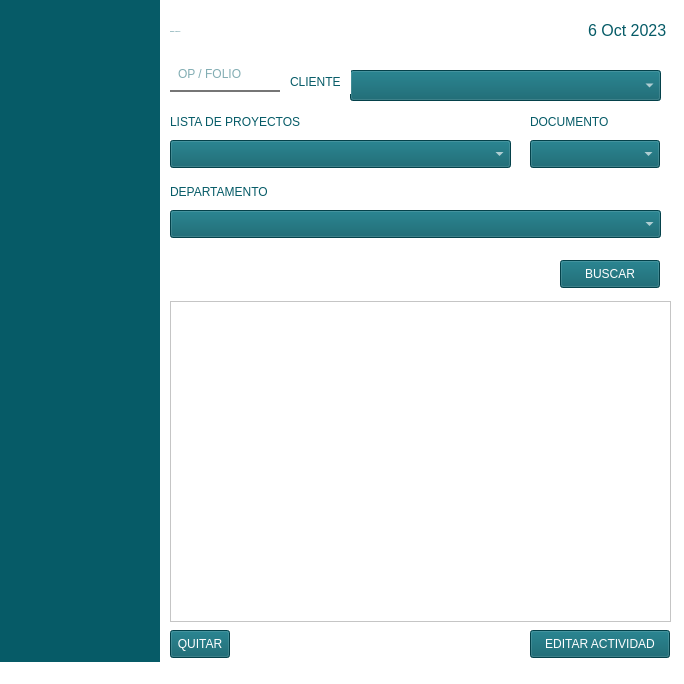
<?xml version="1.0" encoding="UTF-8"?>
<ui version="4.0">
 <class>vfm_registroActs</class>
 <widget class="QMainWindow" name="vfm_registroActs">
  <property name="geometry">
   <rect>
    <x>0</x>
    <y>0</y>
    <width>684</width>
    <height>684</height>
   </rect>
  </property>
  <property name="font">
   <font>
    <family>Arial</family>
    <pointsize>19</pointsize>
   </font>
  </property>
  <property name="windowTitle">
   <string>. . : : Actividades : : . .</string>
  </property>
  <property name="styleSheet">
   <string notr="true">background-color: rgb(255, 255, 255);</string>
  </property>
  <widget class="QWidget" name="vfm_registroActs_body">
   <widget class="QWidget" name="gridLayoutWidget">
    <property name="geometry">
     <rect>
      <x>0</x>
      <y>0</y>
      <width>2</width>
      <height>2</height>
     </rect>
    </property>
    <layout class="QGridLayout" name="gridLayout"/>
   </widget>
   <widget class="QLineEdit" name="txt_op">
    <property name="geometry">
     <rect>
      <x>170</x>
      <y>60</y>
      <width>110</width>
      <height>32</height>
     </rect>
    </property>
    <property name="font">
     <font>
      <pointsize>-1</pointsize>
     </font>
    </property>
    <property name="cursor">
     <cursorShape>IBeamCursor</cursorShape>
    </property>
    <property name="focusPolicy">
     <enum>Qt::WheelFocus</enum>
    </property>
    <property name="styleSheet">
     <string notr="true">width: 100%;
  padding: 6px;
  font-size: 12px;
  color: rgb(6, 91, 103);
  border: none;
  outline: none;
  background: transparent;
border-bottom: 2px solid rgb(118, 118, 118) ;
color: rgb(6, 91, 103);</string>
    </property>
    <property name="text">
     <string/>
    </property>
    <property name="frame">
     <bool>true</bool>
    </property>
    <property name="alignment">
     <set>Qt::AlignLeading|Qt::AlignLeft|Qt::AlignTop</set>
    </property>
    <property name="placeholderText">
     <string>OP / FOLIO</string>
    </property>
   </widget>
   <widget class="QFrame" name="frm_left">
    <property name="enabled">
     <bool>true</bool>
    </property>
    <property name="geometry">
     <rect>
      <x>0</x>
      <y>0</y>
      <width>160</width>
      <height>670</height>
     </rect>
    </property>
    <property name="styleSheet">
     <string notr="true">background-color: rgb(6, 91, 103);</string>
    </property>
    <layout class="QHBoxLayout" name="horizontalLayout">
     <item>
      <widget class="QLabel" name="lbl_logoAayn">
       <property name="styleSheet">
        <string notr="true">image: url(:/logoAayn/Logo_Verical_Blanco.png);
margin-top: -514px;</string>
       </property>
       <property name="text">
        <string/>
       </property>
       <property name="alignment">
        <set>Qt::AlignLeading|Qt::AlignLeft|Qt::AlignTop</set>
       </property>
      </widget>
     </item>
    </layout>
   </widget>
   <widget class="QLabel" name="lbl_nombre">
    <property name="geometry">
     <rect>
      <x>170</x>
      <y>20</y>
      <width>381</width>
      <height>24</height>
     </rect>
    </property>
    <property name="font">
     <font>
      <family>Arial</family>
      <pointsize>-1</pointsize>
      <weight>50</weight>
      <italic>false</italic>
      <bold>false</bold>
     </font>
    </property>
    <property name="focusPolicy">
     <enum>Qt::NoFocus</enum>
    </property>
    <property name="toolTip">
     <string/>
    </property>
    <property name="toolTipDuration">
     <number>1</number>
    </property>
    <property name="styleSheet">
     <string notr="true">font: 12px &quot;Arial&quot;;
color: rgb(6, 91, 103);
</string>
    </property>
    <property name="text">
     <string>NOMBRE  COMPLETO</string>
    </property>
   </widget>
   <widget class="QLabel" name="lbl_departamento">
    <property name="geometry">
     <rect>
      <x>170</x>
      <y>180</y>
      <width>100</width>
      <height>24</height>
     </rect>
    </property>
    <property name="font">
     <font>
      <pointsize>-1</pointsize>
     </font>
    </property>
    <property name="styleSheet">
     <string notr="true">  font-size: 12px;
color: rgb(6, 91, 103);;</string>
    </property>
    <property name="text">
     <string>DEPARTAMENTO</string>
    </property>
   </widget>
   <widget class="QPushButton" name="btn_actividad">
    <property name="geometry">
     <rect>
      <x>560</x>
      <y>260</y>
      <width>100</width>
      <height>28</height>
     </rect>
    </property>
    <property name="focusPolicy">
     <enum>Qt::WheelFocus</enum>
    </property>
    <property name="styleSheet">
     <string notr="true"> background:rgb(6, 91, 103);
color: rgb(255, 255, 255);</string>
    </property>
    <property name="text">
     <string>BUSCAR</string>
    </property>
   </widget>
   <widget class="QPushButton" name="btn_editar">
    <property name="geometry">
     <rect>
      <x>530</x>
      <y>630</y>
      <width>140</width>
      <height>28</height>
     </rect>
    </property>
    <property name="font">
     <font>
      <family>Arial</family>
     </font>
    </property>
    <property name="focusPolicy">
     <enum>Qt::WheelFocus</enum>
    </property>
    <property name="styleSheet">
     <string notr="true">color: rgb(255, 255, 255);
 background: rgb(6, 91, 103);
</string>
    </property>
    <property name="text">
     <string>EDITAR ACTIVIDAD</string>
    </property>
   </widget>
   <widget class="QPushButton" name="btn_quitar">
    <property name="geometry">
     <rect>
      <x>170</x>
      <y>630</y>
      <width>60</width>
      <height>28</height>
     </rect>
    </property>
    <property name="font">
     <font>
      <family>Arial</family>
     </font>
    </property>
    <property name="focusPolicy">
     <enum>Qt::WheelFocus</enum>
    </property>
    <property name="styleSheet">
     <string notr="true">color: rgb(255,255,255);
 background: rgb(6, 91, 103);</string>
    </property>
    <property name="text">
     <string>QUITAR</string>
    </property>
   </widget>
   <widget class="QComboBox" name="cbb_departamento">
    <property name="geometry">
     <rect>
      <x>170</x>
      <y>210</y>
      <width>491</width>
      <height>28</height>
     </rect>
    </property>
    <property name="font">
     <font>
      <family>Arial</family>
      <pointsize>12</pointsize>
     </font>
    </property>
    <property name="styleSheet">
     <string notr="true"> color: rgb(255, 255, 255);
    background-color: rgb(6, 91, 103);</string>
    </property>
   </widget>
   <widget class="QTableView" name="tbl_actividad">
    <property name="enabled">
     <bool>true</bool>
    </property>
    <property name="geometry">
     <rect>
      <x>170</x>
      <y>301</y>
      <width>501</width>
      <height>321</height>
     </rect>
    </property>
    <property name="font">
     <font>
      <family>Lucida Sans Unicode,Lucida Grande,Sans-Serif</family>
      <pointsize>-1</pointsize>
     </font>
    </property>
    <property name="focusPolicy">
     <enum>Qt::WheelFocus</enum>
    </property>
    <property name="styleSheet">
     <string notr="true">font-family: &quot;Lucida Sans Unicode&quot;, &quot;Lucida Grande&quot;, Sans-Serif;
font-size: 12px;
width: 480px;
text-align: left;
border-th {
	font-size: 13px;
	font-weight: normal;
	padding: 8px;
	background: #b9c9fe;
	border-top: 4px solid #aabcfe;
	border-bottom: 1px solid #fff;
	color: #039;
}
td {
	padding: 8px;
    background: #e8edff;
	border-bottom: 1px solid #fff;
    color: #669;
	border-top: 1px solid transparent;
}
tr:hover td { background: #d0dafd; color: #339; }</string>
    </property>
   </widget>
   <widget class="QComboBox" name="cbb_documentos">
    <property name="geometry">
     <rect>
      <x>530</x>
      <y>140</y>
      <width>130</width>
      <height>28</height>
     </rect>
    </property>
    <property name="font">
     <font>
      <family>Arial</family>
      <pointsize>12</pointsize>
     </font>
    </property>
    <property name="styleSheet">
     <string notr="true"> color: rgb(255, 255, 255);
    background-color: rgb(6, 91, 103);</string>
    </property>
   </widget>
   <widget class="QLabel" name="lbl_documentos">
    <property name="geometry">
     <rect>
      <x>530</x>
      <y>110</y>
      <width>78</width>
      <height>24</height>
     </rect>
    </property>
    <property name="font">
     <font>
      <pointsize>-1</pointsize>
     </font>
    </property>
    <property name="styleSheet">
     <string notr="true">  font-size: 12px;
color: rgb(6, 91, 103);;</string>
    </property>
    <property name="text">
     <string>DOCUMENTO</string>
    </property>
   </widget>
   <widget class="QLabel" name="lbl_listaProyectos">
    <property name="geometry">
     <rect>
      <x>170</x>
      <y>110</y>
      <width>132</width>
      <height>24</height>
     </rect>
    </property>
    <property name="font">
     <font>
      <pointsize>-1</pointsize>
     </font>
    </property>
    <property name="styleSheet">
     <string notr="true">  font-size: 12px;
color: rgb(6, 91, 103);;</string>
    </property>
    <property name="text">
     <string>LISTA DE PROYECTOS</string>
    </property>
   </widget>
   <widget class="QComboBox" name="cbb_listaProyectos">
    <property name="geometry">
     <rect>
      <x>170</x>
      <y>140</y>
      <width>341</width>
      <height>28</height>
     </rect>
    </property>
    <property name="font">
     <font>
      <family>Arial</family>
      <pointsize>12</pointsize>
     </font>
    </property>
    <property name="styleSheet">
     <string notr="true"> color: rgb(255, 255, 255);
    background-color: rgb(6, 91, 103);</string>
    </property>
   </widget>
   <widget class="QComboBox" name="cbb_cliente">
    <property name="geometry">
     <rect>
      <x>350</x>
      <y>70</y>
      <width>311</width>
      <height>31</height>
     </rect>
    </property>
    <property name="font">
     <font>
      <family>Arial</family>
      <pointsize>12</pointsize>
     </font>
    </property>
    <property name="styleSheet">
     <string notr="true"> color: rgb(255, 255, 255);
    background-color: rgb(6, 91, 103);</string>
    </property>
   </widget>
   <widget class="QLabel" name="lbl_cliente">
    <property name="geometry">
     <rect>
      <x>290</x>
      <y>70</y>
      <width>61</width>
      <height>24</height>
     </rect>
    </property>
    <property name="font">
     <font>
      <pointsize>-1</pointsize>
     </font>
    </property>
    <property name="styleSheet">
     <string notr="true">  font-size: 12px;
color: rgb(6, 91, 103);;</string>
    </property>
    <property name="text">
     <string>CLIENTE</string>
    </property>
   </widget>
   <widget class="QDateEdit" name="dte_fechoy">
    <property name="enabled">
     <bool>false</bool>
    </property>
    <property name="geometry">
     <rect>
      <x>570</x>
      <y>10</y>
      <width>100</width>
      <height>40</height>
     </rect>
    </property>
    <property name="font">
     <font>
      <family>Arial</family>
      <pointsize>12</pointsize>
     </font>
    </property>
    <property name="focusPolicy">
     <enum>Qt::NoFocus</enum>
    </property>
    <property name="styleSheet">
     <string notr="true"> color: rgb(6, 91, 103);
   background: linear-gradient(360deg,#03e9f4);</string>
    </property>
    <property name="frame">
     <bool>false</bool>
    </property>
    <property name="alignment">
     <set>Qt::AlignRight|Qt::AlignTrailing|Qt::AlignVCenter</set>
    </property>
    <property name="buttonSymbols">
     <enum>QAbstractSpinBox::NoButtons</enum>
    </property>
    <property name="calendarPopup">
     <bool>false</bool>
    </property>
    <property name="date">
     <date>
      <year>2023</year>
      <month>10</month>
      <day>6</day>
     </date>
    </property>
   </widget>
  </widget>
  <widget class="QStatusBar" name="vfm_registroActs_statusb"/>
 </widget>
 <tabstops>
  <tabstop>txt_op</tabstop>
  <tabstop>cbb_listaProyectos</tabstop>
  <tabstop>cbb_documentos</tabstop>
  <tabstop>cbb_departamento</tabstop>
  <tabstop>btn_actividad</tabstop>
  <tabstop>tbl_actividad</tabstop>
  <tabstop>btn_editar</tabstop>
  <tabstop>btn_quitar</tabstop>
 </tabstops>
 <resources>
  <include location="recursos_AA.qrc"/>
 </resources>
 <connections/>
</ui>
